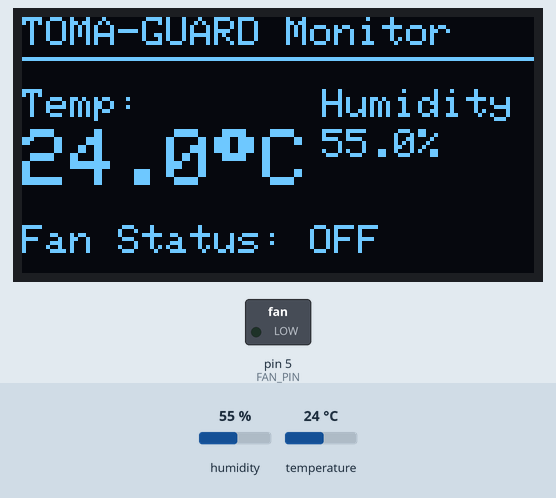
Simulated run of this program. Board: Arduino Nano, built with avr-gcc and run on an emulated ATmega328P. On the bench: 128×64 one-colour display, switched loads named in the program (green lamp = pin HIGH). Inputs (shaded band) come from the test bench; at power-on: temperature 24 °C, humidity 55 %.

Above: at 3.2 s.
3.3 s: temperature set to 27.6 °C
At 5.0 s:
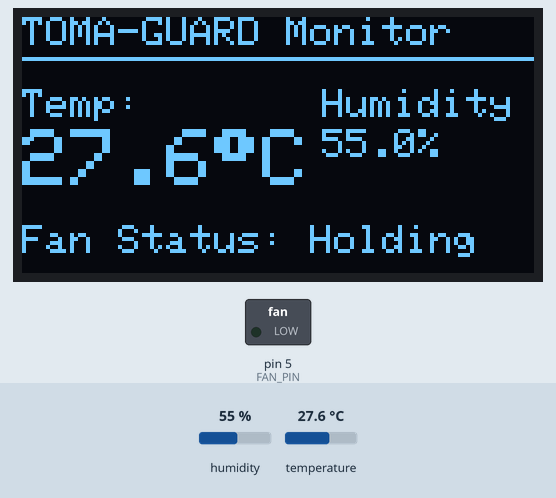
6.0 s: temperature set to 28.5 °C
At 7.1 s:
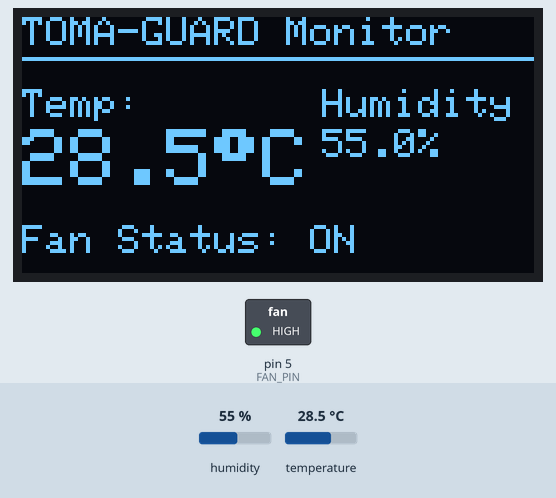
8.7 s: humidity set to 22 %
At 10.6 s:
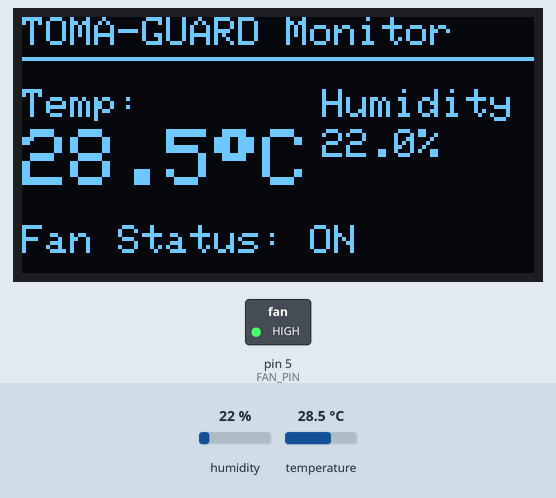
11.7 s: temperature set to 25.8 °C
At 13.6 s:
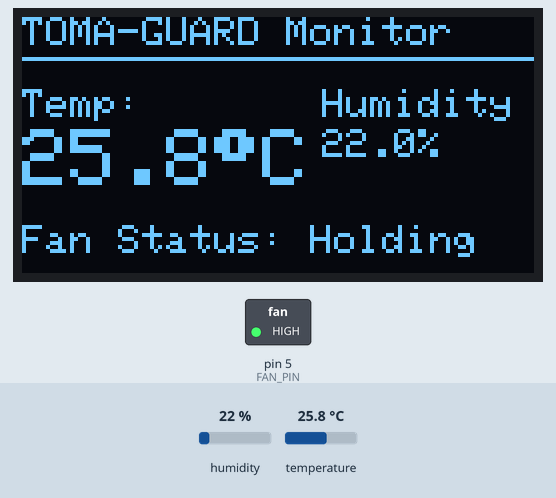
14.4 s: temperature set to 24.3 °C
At 17.4 s:
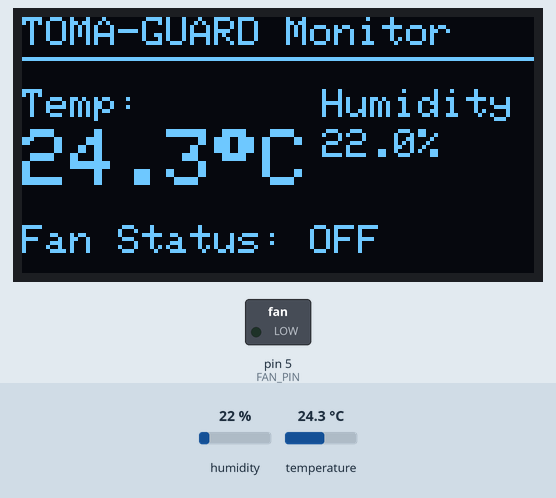
17.7 s: temperature set to 28 °C
At 19.5 s:
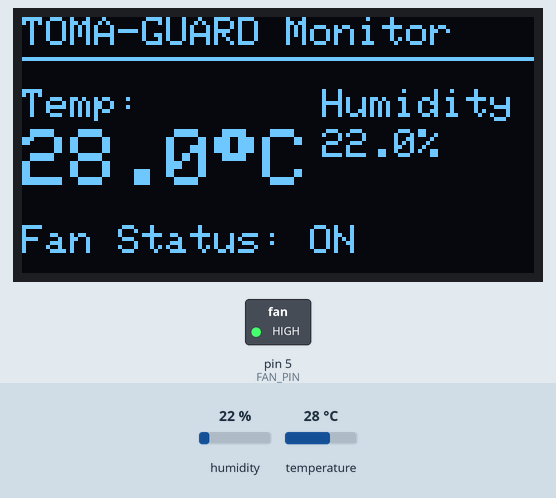
Timing chart, 0 to 21.0 s (numbered marks = the images above; inputs shaded):
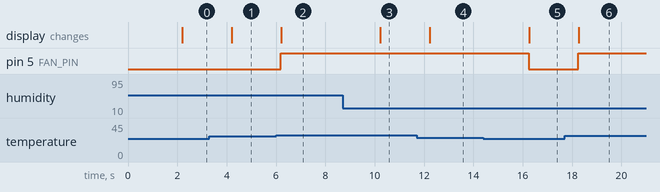

The program:

main.cpp
```cpp
#include <Arduino.h>

#include <Wire.h>
#include <Adafruit_GFX.h>
#include <Adafruit_SSD1306.h>
#include <DHT.h>

#define SCREEN_WIDTH 128 // OLED display width, in pixels
#define SCREEN_HEIGHT 64 // OLED display height, in pixels

// Declaration for an SSD1306 display connected to I2C (SDA, SCL pins)
#define OLED_RESET     -1 // Reset pin # (or -1 if sharing Arduino reset pin)
#define SCREEN_ADDRESS 0x3C ///< I2C address 0x3C for 128x64
Adafruit_SSD1306 display(SCREEN_WIDTH, SCREEN_HEIGHT, &Wire, OLED_RESET);

// DHT22 Settings
#define DHTPIN 4       // Digital pin connected to the DHT22 data pin
#define DHTTYPE DHT22  // Defining DHT 22
DHT dht(DHTPIN, DHTTYPE);

// Fan / MOSFET Settings
#define FAN_PIN 5      // Digital pin connected to the MOSFET gate (via 220Ω resistor)

// Temperature Thresholds (in Celsius)
const float TEMP_ON = 28.0;   // Turn fan ON if temp reaches or exceeds this
const float TEMP_OFF = 25.0;  // Turn fan OFF if temp drops to or below this

void setup() {
  Serial.begin(9600);

  // Initialize pins
  pinMode(FAN_PIN, OUTPUT);
  digitalWrite(FAN_PIN, LOW); // Ensure fan starts OFF

  // Initialize DHT sensor
  dht.begin();

  // Initialize the OLED display with address 0x3C
  if(!display.begin(SSD1306_SWITCHCAPVCC, SCREEN_ADDRESS)) {
    Serial.println(F("SSD1306 allocation failed"));
    for(;;); // Don't proceed, loop forever
  }

  // Clear the buffer
  display.clearDisplay();

  // Configure text properties
  display.setTextSize(1);      // Normal 1:1 pixel scale
  display.setTextColor(SSD1306_WHITE); // Draw white text
  display.setCursor(0, 0);     // Start at top-left corner (x=0, y=0)

  // Write startup text to buffer
  display.println(F("System Initializing..."));
  display.display();
  delay(2000);
}

void loop() {
  // DHT22 requires at least 2 seconds between readings
  delay(100);

  // Read humidity and temperature
  float humidity = dht.readHumidity();
  float temperature = dht.readTemperature();

  // Clear the display buffer for the new frame
  display.clearDisplay();
  display.setCursor(0, 0);
  display.setTextSize(1);

  // Check if readings failed (sensor not detected / loose wire)
  if (isnan(humidity) || isnan(temperature)) {
    Serial.println(F("Failed to read from DHT sensor!"));
    display.println(F("DHT readings not detected"));
    display.display();
    return; // Skip the rest of the loop until the sensor is fixed
  }

  // Fan control logic with hysteresis
  if (temperature >= TEMP_ON) {
    digitalWrite(FAN_PIN, HIGH); // Turn Fan ON
  } else if (temperature <= TEMP_OFF) {
    digitalWrite(FAN_PIN, LOW);  // Turn Fan OFF
  }

  // Display Header
  display.println(F("TOMA-GUARD Monitor"));
  display.drawLine(0, 10, 128, 10, SSD1306_WHITE);

  // Temperature Reading
  display.setCursor(0, 18);
  display.print(F("Temp: "));
  display.setTextSize(2);
  display.setCursor(0, 28);
  display.print(temperature, 1);
  display.print((char)247); // Degree symbol
  display.print(F("C"));

  // Humidity Reading
  display.setTextSize(1);
  display.setCursor(75, 18);
  display.print(F("Humidity:"));
  display.setCursor(75, 28);
  display.print(humidity, 1);
  display.print(F("%"));

  // Fan Status Footer
  display.setCursor(0, 52);
  display.print(F("Fan Status: "));
  display.print(temperature >= TEMP_ON ? F("ON") : (temperature <= TEMP_OFF ? F("OFF") : F("Holding")));


  // Render everything onto the OLED screen
  display.display();
}


// //DHT 22 sensor test code

// #include "DHT.h"

// #define DHTPIN 2     // Digital pin connected to the DHT sensor
// #define DHTTYPE DHT11   // Change to DHT22 if you are using a DHT22/AM2302 sensor

// // Initialize DHT sensor
// DHT dht(DHTPIN, DHTTYPE);

// void setup() {
//   Serial.begin(9600);
//   Serial.println(F("DHTxx test!"));

//   dht.begin();
// }

// void loop() {
//   // Wait a few seconds between measurements (DHT sensors are slow ~2Hz)
//   delay(2000);

//   // Reading temperature or humidity takes about 250 milliseconds!
//   float h = dht.readHumidity();
//   // Read temperature as Celsius (the default)
//   float t = dht.readTemperature();
//   // Read temperature as Fahrenheit (isFahrenheit = true)
//   float f = dht.readTemperature(true);

//   // Check if any reads failed and exit early to try again.
//   if (isnan(h) || isnan(t) || isnan(f)) {
//     Serial.println(F("Failed to read from DHT sensor!"));
//     return;
//   }

//   // Compute heat index in Fahrenheit (the default)
//   float hif = dht.computeHeatIndex(f, h);
//   // Compute heat index in Celsius (isFahrenheit = false)
//   float hic = dht.computeHeatIndex(t, h, false);

//   Serial.print(F("Humidity: "));
//   Serial.print(h);
//   Serial.print(F("%  Temperature: "));
//   Serial.print(t);
//   Serial.print(F("°C "));
//   Serial.print(f);
//   Serial.print(F("°F  Heat index: "));
//   Serial.print(hic);
//   Serial.print(F("°C "));
//   Serial.print(hif);
//   Serial.println(F("°F"));
// }
```

Measured:
- the behaviour switches between 27.9 and 28 °C on temperature (found by bisection; images 1 and 2)
- the behaviour switches between 25.1 and 25 °C on temperature (found by bisection; images 4 and 5)
- after the input at 3.3 s, the display: changes after 0.91 s (image 1)
- after the input at 6.0 s, pin 5 (FAN_PIN): LOW → HIGH after 0.19 s; the display: changes after 0.22 s (image 2)
- after the input at 8.7 s, the display: changes after 1.5 s (image 3)
- after the input at 11.7 s, the display: changes after 0.54 s (image 4)
- after the input at 14.4 s, pin 5 (FAN_PIN): HIGH → LOW after 1.8 s; the display: changes after 1.9 s (image 5)
- after the input at 17.7 s, pin 5 (FAN_PIN): LOW → HIGH after 0.55 s; the display: changes after 0.58 s (image 6)
